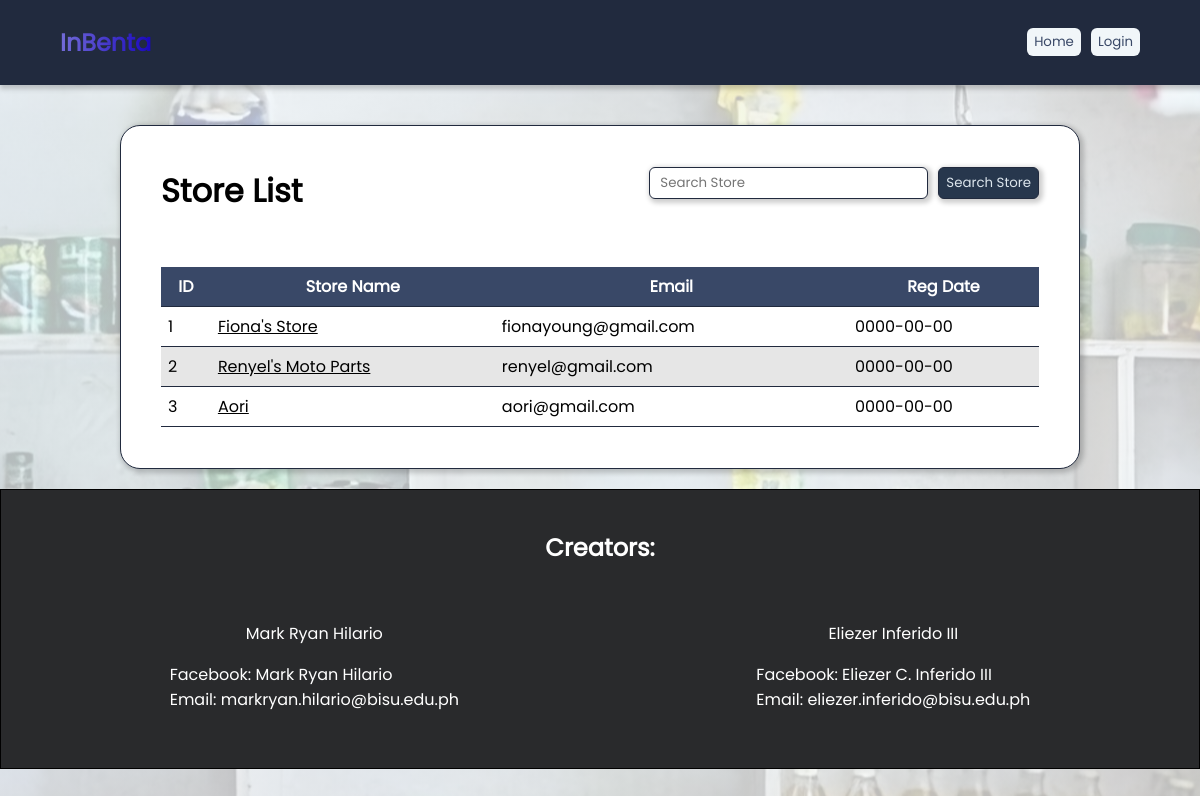
/store_list.php, run on the app's committed database.
### tables this page shows
CREATE TABLE `inbenta_users` (
  `id` int(11) NOT NULL,
  `store_name` varchar(50) NOT NULL,
  `username` varchar(25) NOT NULL,
  `email` varchar(50) NOT NULL,
  `password` char(255) NOT NULL,
  `reg_date` date NOT NULL
);

### store_list.php (the view, shortened to what this page needs)
<?php
include('header.php');
include('database.php');
?>
<!DOCTYPE html>
<html lang="en">
<head>
    <link rel="stylesheet" href="style.css">
</head>
<body>
    <main class="shadow">
        <div class="search_container">
            <h1>Store List</h1>
            <form method="get">
                <input class="shadow hover" type="search" name="search_store" placeholder="Search Store">
                <input class="shadow hover btn_primary" type="submit" name="search_store_btn" value="Search Store">
            </form>
        </div>
        <div class="table_container">
            <table>
                <thead>
                    <tr>
                        <th>ID</th>
                        <th>Store Name</th>
                        <th>Email</th>
                        <th>Reg Date</th>
                    </tr>
                </thead>
                <tbody>
                    <?php
                    $sql = "SELECT id, store_name, email, reg_date FROM inbenta_users;";
                    $result = mysqli_query($conn, $sql);
                    if (mysqli_num_rows($result) > 0) {
                        while ($row = mysqli_fetch_assoc($result)) {
                    ?>
                            <tr>
                                <td><?php echo $row['id'] ?></td>
                                <td><a href="store_info.php?id=<?php echo $row['id'] ?>"><?php echo $row['store_name'] ?></a></td>
                                <td><?php echo $row['email'] ?></td>
                                <td><?php echo $row['reg_date'] ?></td>
                            </tr>
                    <?php
                        }
                    } else {
                        $empty = "<h1 style='text-align: center'>No items found.</h1>";
                    }
                    ?>
                </tbody>
            </table>
        </div>
    </main>
</body>
</html>

### style.css (style rules this page uses)
* { font-family: Poppins; box-sizing: border-box; }
body { background:linear-gradient(rgba(241, 246, 249, 0.75), rgba(241, 246, 249, 0.75)),url("img/background.jpeg") no-repeat center center ; margin: 0; background-color: #F1F6F9; padding: 0; }
.search_container { display: flex; align-items:center; justify-content: space-between; margin-bottom: 10px; }
.search_container form { display: flex; gap: 10px; }
input, select { border: 1px solid #212A3E; border-radius: 6px; text-decoration: none; padding: 5px 10px; }
main { background-color: white; border-radius: 20px; border: 1px solid #212A3E; width: 80%; margin: auto; padding: 20px 40px; }
.table_container { overflow-x: auto; }
table, th, td { border-bottom: 1px solid #212A3E; border-collapse: collapse; padding: 7px; margin: auto; margin-top: 20px; margin-bottom: 20px; }
th { background-color: #394867; color: white; }
tr:nth-child(even) { background-color: #e6e6e6; }
table { width: 100%; }
tr a { color: black; }
footer { border: 1px solid black; text-align: center; padding: 20px; margin-top: 20px; background-color:rgb(41, 42, 44); color: white; }
footer .creator_container { width: fit-content; padding: 20px; margin: auto; }
footer ul { list-style-type: none; text-align: left; margin-left: -40px; }
footer .container { display: flex; justify-content: space-evenly; }
footer a { text-decoration: none; color: white; }
.hover { transition: transform 0.1s ease-in-out; }
.btn_primary { background-color: #27374D; color: #DDE6ED; text-decoration: none; padding: 4px 7px; border-radius: 6px; text-align: center; font-size:smaller; }
.shadow { box-shadow: 2px 2px 5px 2px rgba(0,0,0,0.2); }

### data on the page
inbenta_users: id "1", store_name "Fiona's Store", email "fionayoung@gmail.com", reg_date "0000-00-00"
inbenta_users: id "2", store_name "Renyel's Moto Parts", email "renyel@gmail.com", reg_date "0000-00-00"
inbenta_users: id "3", store_name "Aori", email "aori@gmail.com", reg_date "0000-00-00"
